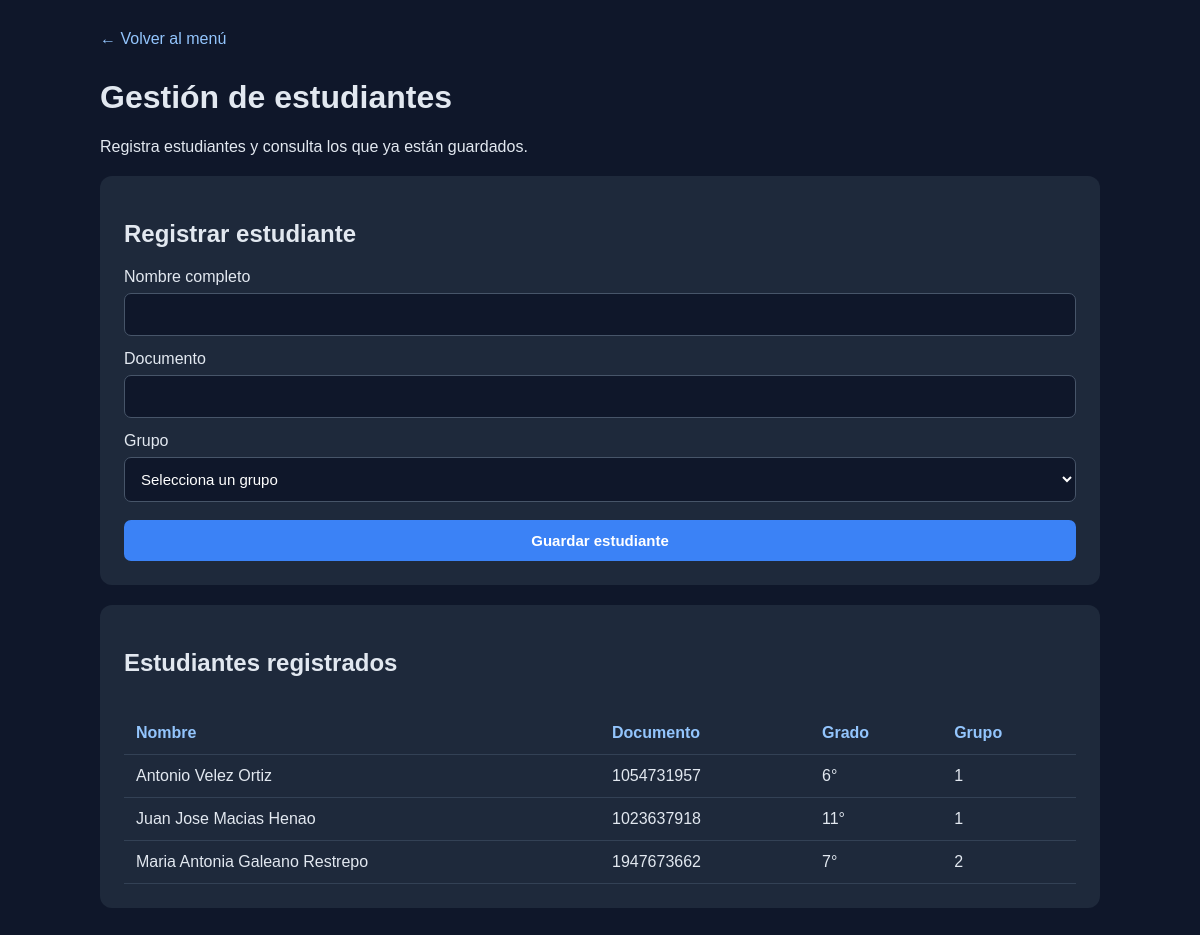
/control_asistencia_villaflora/estudiantes.php, run on the app's committed database.
### tables this page shows
CREATE TABLE `estudiante` (
  `id_estudiante` int(11) NOT NULL,
  `nombre_completo` varchar(120) NOT NULL,
  `documento` varchar(30) NOT NULL,
  `clase_teachable` varchar(100) NOT NULL,
  `activo` tinyint(1) NOT NULL DEFAULT 1,
  `id_grupo` int(11) NOT NULL
);

CREATE TABLE `grado` (
  `id_grado` int(11) NOT NULL,
  `nombre` varchar(30) NOT NULL
);

CREATE TABLE `grupo` (
  `id_grupo` int(11) NOT NULL,
  `nombre_grupo` varchar(30) NOT NULL,
  `id_grado` int(11) NOT NULL
);

### control_asistencia_villaflora/estudiantes.php (the view, shortened to what this page needs)
<?php
require_once "conexion.php";
$estudiantes = $conexion->query(
    "SELECT e.id_estudiante, e.nombre_completo, e.documento,
            g.nombre_grupo, gr.nombre AS grado
     FROM estudiante e
     INNER JOIN grupo g ON e.id_grupo = g.id_grupo
     INNER JOIN grado gr ON g.id_grado = gr.id_grado
     ORDER BY e.nombre_completo"
);
?>
<!DOCTYPE html>
<html lang="es">
<head>
</head>
<body>
<div class="contenedor">
    <a class="volver" href="index.php?seccion=estudiantes">
        ← Volver al menú
    </a>
    <h1>Gestión de estudiantes</h1>
    <p>Registra estudiantes y consulta los que ya están guardados.</p>
    <section class="panel">
        <h2>Registrar estudiante</h2>
        <form method="POST">
            <label for="nombre">Nombre completo</label>
            <input
                type="text"
                id="nombre"
                name="nombre"
                maxlength="150"
                required
            >
            <label for="documento">Documento</label>
            <input
                type="text"
                id="documento"
                name="documento"
                maxlength="30"
                required
            >
            <label for="id_grupo">Grupo</label>
            <select id="id_grupo" name="id_grupo" required>
                <option value="">Selecciona un grupo</option>
            </select>
            <button type="submit">Guardar estudiante</button>
        </form>
    </section>
    <section class="panel">
        <h2>Estudiantes registrados</h2>
        <div class="tabla-contenedor">
            <table>
                <thead>
                    <tr>
                        <th>Nombre</th>
                        <th>Documento</th>
                        <th>Grado</th>
                        <th>Grupo</th>
                    </tr>
                </thead>
                <tbody>
                <?php if ($estudiantes && $estudiantes->num_rows > 0): ?>
                    <?php while ($estudiante = $estudiantes->fetch_assoc()): ?>
                        <tr>
                            <td><?= htmlspecialchars($estudiante["nombre_completo"]) ?></td>
                            <td><?= htmlspecialchars($estudiante["documento"]) ?></td>
                            <td><?= htmlspecialchars($estudiante["grado"]) ?></td>
                            <td><?= htmlspecialchars($estudiante["nombre_grupo"]) ?></td>
                        </tr>
                    <?php endwhile; ?>
                <?php else: ?>
                    <tr>
                        <td colspan="4">Todavía no hay estudiantes registrados.</td>
                    </tr>
                <?php endif; ?>
                </tbody>
            </table>
        </div>
    </section>
</div>
</body>
</html>

### control_asistencia_villaflora/estudiantes.php (style rules this page uses)
* { box-sizing: border-box; }
body { margin: 0; padding: 30px; font-family: Arial, sans-serif; background: #0f172a; color: #e2e8f0; }
.contenedor { max-width: 1000px; margin: auto; }
a { color: #93c5fd; text-decoration: none; }
.panel { background: #1e293b; padding: 24px; border-radius: 12px; margin-top: 20px; }
label { display: block; margin: 14px 0 7px; }
input, select, button { width: 100%; padding: 12px; border-radius: 7px; border: 1px solid #475569; font-size: 15px; }
input, select { background: #0f172a; color: white; }
button { margin-top: 18px; background: #3b82f6; color: white; border: none; cursor: pointer; font-weight: bold; }
.tabla-contenedor { overflow-x: auto; }
table { width: 100%; border-collapse: collapse; margin-top: 15px; }
th, td { text-align: left; padding: 12px; border-bottom: 1px solid #334155; }
th { color: #93c5fd; }
.volver { display: inline-block; margin-bottom: 10px; }

### data on the page
estudiante: nombre_completo "Antonio Velez Ortiz", documento "1054731957", grado.nombre "6°", id_grupo.nombre_grupo "1"
estudiante: nombre_completo "Juan Jose Macias Henao", documento "1023637918", grado.nombre "11°", id_grupo.nombre_grupo "1"
estudiante: nombre_completo "Maria Antonia Galeano Restrepo", documento "1947673662", grado.nombre "7°", id_grupo.nombre_grupo "2"
